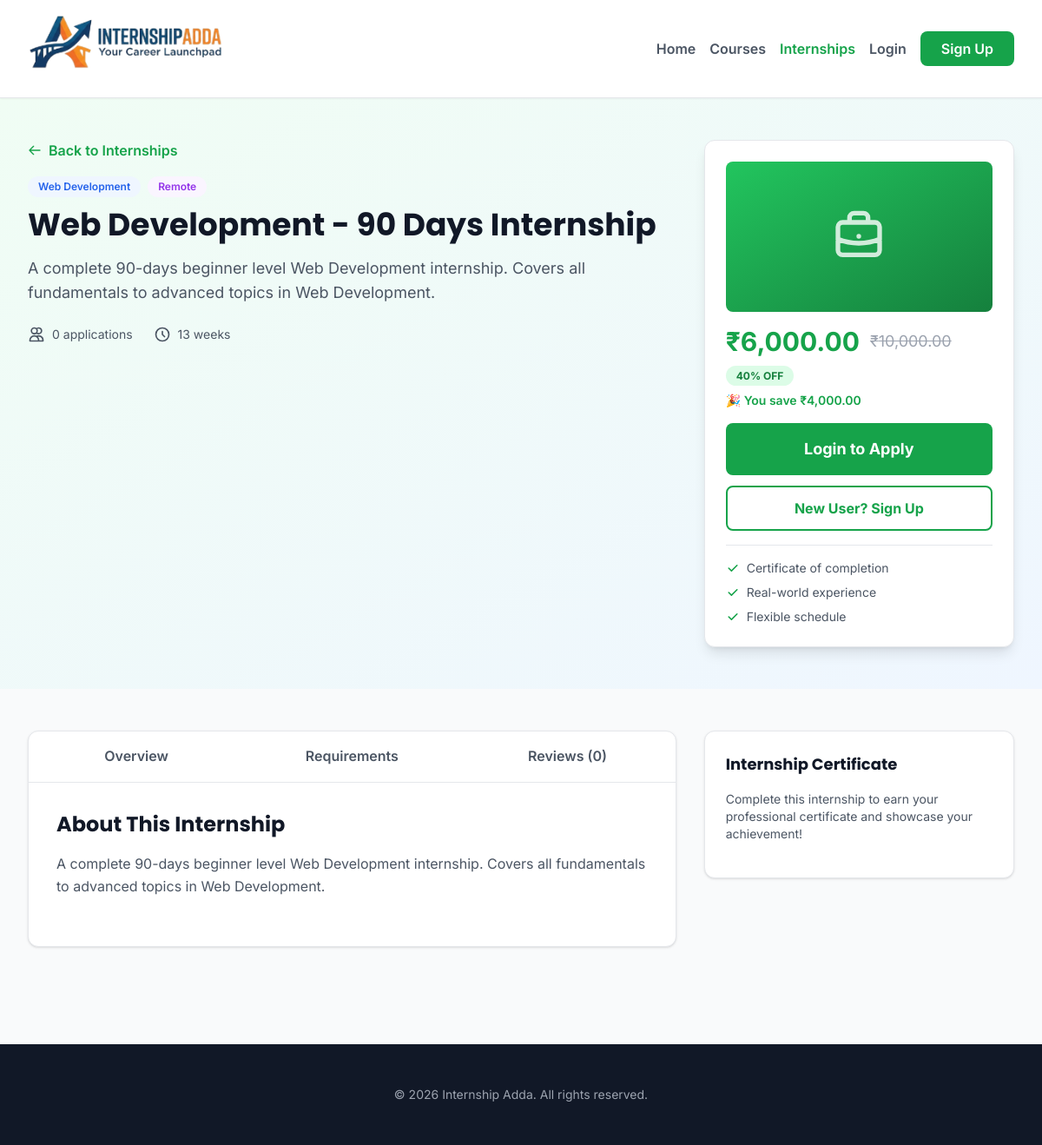
The page /public/internship-details.php?slug=web-developemt-complete-90-day-course-1781454225 on the database its author committed.
### tables this page shows
CREATE TABLE `internships` (
  `id` int(11) NOT NULL,
  `title` varchar(255) NOT NULL,
  `slug` varchar(255) NOT NULL,
  `description` text DEFAULT NULL,
  `company_name` varchar(255) DEFAULT NULL,
  `location` varchar(255) DEFAULT NULL,
  `duration` varchar(100) DEFAULT NULL,
  `stipend` decimal(10,2) DEFAULT 0.00,
  `mode` enum('Remote','Onsite','Hybrid') DEFAULT 'Remote',
  `duration_weeks` int(11) NOT NULL DEFAULT 4,
  `cover_image` varchar(255) DEFAULT NULL,
  `skill_level` enum('beginner','intermediate','advanced') DEFAULT 'beginner',
  `category` varchar(100) DEFAULT NULL,
  `is_active` tinyint(1) DEFAULT 1,
  `enrollment_limit` int(11) DEFAULT NULL,
  `price` decimal(10,2) DEFAULT 0.00,
  `discount_price` decimal(10,2) DEFAULT NULL,
  `discount_percentage` int(11) DEFAULT NULL,
  `requirements` text DEFAULT NULL,
  `responsibilities` text DEFAULT NULL,
  `benefits` text DEFAULT NULL,
  `what_you_learn` text DEFAULT NULL,
  `certificate_template_id` int(11) DEFAULT NULL,
  `created_at` timestamp NOT NULL DEFAULT current_timestamp(),
  `updated_at` timestamp NOT NULL DEFAULT current_timestamp() ON UPDATE current_timestamp()
);

### public/internship-details.php (the view, shortened to what the rows shown need)
<?php
$dbConfig = require __DIR__ . '/../app/config/database.php';
$dsn = sprintf("mysql:host=%s;port=%s;dbname=%s;charset=%s",
    $dbConfig['host'], $dbConfig['port'], $dbConfig['database'], $dbConfig['charset']
);
try {
    $db = new PDO($dsn, $dbConfig['username'], $dbConfig['password'], $dbConfig['options']);
} catch (PDOException $e) {
    die("Database connection failed: " . $e->getMessage());
}
$internshipSlug = $_GET['slug'] ?? null;
try {
    $stmt = $db->prepare("
        SELECT i.*,
               0 as total_applications,
               0 as avg_rating,
               0 as total_reviews
        FROM internships i
        WHERE i.slug = ? AND i.is_active = 1
    ");
    $stmt->execute([$internshipSlug]);
    $internship = $stmt->fetch();
} catch (PDOException $e) {
    die("Query failed: " . $e->getMessage());
}
$isFree = ($internship['price'] ?? 0) == 0;
$price = floatval($internship['price'] ?? 0);
$discountPrice = floatval($internship['discount_price'] ?? 0);
$hasDiscount = $discountPrice > 0 && $discountPrice < $price;
function safeText($text) {
    return htmlspecialchars_decode($text ?? '', ENT_QUOTES);
}
?>
<!DOCTYPE html>
<html lang="en">
<head>
    <script src="https://cdn.tailwindcss.com"></script>
</head>
<body class="bg-gray-50">
<section class="bg-gradient-to-br from-primary-50 to-blue-50 py-6 sm:py-8 lg:py-12">
    <div class="max-w-7xl mx-auto px-4 sm:px-6 lg:px-8">
        <div class="grid grid-cols-1 lg:grid-cols-3 gap-6 lg:gap-8">
            <div class="lg:col-span-2">
                <div class="mb-4">
                    <a href="/public/internships.php" class="text-primary-600 hover:text-primary-700 font-semibold inline-flex items-center gap-2 text-sm sm:text-base">
                    </a>
                </div>
                <div class="flex flex-wrap gap-2 mb-3">
                    <?php if (!empty($internship['category'])): ?>
                        <span class="text-xs font-semibold text-blue-600 bg-blue-50 px-3 py-1 rounded-full">
                            <?php echo safeText($internship['category']); ?>
                        </span>
                    <?php endif; ?>
                    <?php if (!empty($internship['mode'])): ?>
                        <span class="text-xs font-semibold text-purple-600 bg-purple-50 px-3 py-1 rounded-full">
                            <?php echo safeText($internship['mode']); ?>
                        </span>
                    <?php endif; ?>
                </div>
                <h1 class="text-2xl sm:text-3xl lg:text-4xl xl:text-5xl font-bold text-gray-900 mb-3 sm:mb-4">
                    <?php echo safeText($internship['title']); ?>
                </h1>
                <p class="text-base sm:text-lg text-gray-600 mb-4 sm:mb-6">
                    <?php echo safeText($internship['description']); ?>
                </p>
                <div class="flex flex-wrap items-center gap-4 sm:gap-6 text-xs sm:text-sm">
                    <div class="flex items-center gap-2 text-gray-600">
                    </div>
                    <?php if (!empty($internship['duration'])): ?>
                        <div class="flex items-center gap-2 text-gray-600">
                            <svg class="w-4 h-4 sm:w-5 sm:h-5" fill="none" stroke="currentColor" viewBox="0 0 24 24">
                                <path stroke-linecap="round" stroke-linejoin="round" stroke-width="2" d="M12 8v4l3 3m6-3a9 9 0 11-18 0 9 9 0 0118 0z"></path>
                            </svg>
                            <span><?php echo safeText($internship['duration']); ?></span>
                        </div>
                    <?php endif; ?>
                </div>
            </div>
            <div class="lg:col-span-1">
                <div class="bg-white rounded-xl shadow-lg p-4 sm:p-6 border border-gray-200 lg:sticky lg:top-24">
                    <div class="mb-4" id="priceContainer">
                        <?php if ($isFree): ?>
                            <div class="text-2xl sm:text-3xl font-bold text-green-600 mb-2">FREE</div>
                            <p class="text-gray-600 text-xs sm:text-sm">Apply at no cost</p>
                        <?php else: ?>
                            <?php if ($hasDiscount): ?>
                                <div id="discountedPriceSection">
                                    <div class="flex items-center gap-3 mb-2 flex-wrap">
                                        <div class="text-3xl font-bold text-green-600">₹<?php echo number_format($discountPrice, 2); ?></div>
                                        <div class="text-lg text-gray-400 line-through">₹<?php echo number_format($price, 2); ?></div>
                                    </div>
                                    <div class="mb-2">
                                        <span class="bg-green-100 text-green-700 px-3 py-1 rounded-full text-xs font-bold">
                                            <?php echo round((($price - $discountPrice) / $price) * 100); ?>% OFF
                                        </span>
                                    </div>
                                    <p class="text-green-600 text-sm font-semibold">
                                        🎉 You save ₹<?php echo number_format($price - $discountPrice, 2); ?>
                                    </p>
                                </div>
                            <?php endif; ?>
                        <?php endif; ?>
                    </div>
                </div>
            </div>
        </div>
    </div>
</section>
<section class="max-w-7xl mx-auto px-4 sm:px-6 lg:px-8 py-8 sm:py-12">
    <div class="grid grid-cols-1 lg:grid-cols-3 gap-6 lg:gap-8">
        <div class="lg:col-span-2">
            <div class="bg-white rounded-xl shadow border border-gray-200 overflow-hidden">
                <div class="p-8">
                    <div id="overview-tab" class="tab-content active">
                        <h2 class="text-2xl font-bold text-gray-900 mb-4">About This Internship</h2>
                        <p class="text-gray-600 leading-relaxed mb-6">
                            <?php echo nl2br(safeText($internship['description'])); ?>
                        </p>
                    </div>
                </div>
            </div>
        </div>
    </div>
</section>
</body>
</html>

### rows shown on the page
internships: category "Web Development", mode "Remote", title "Web Development - 90 Days Internship", description "A complete 90-days beginner level Web Development internship. Covers all fundamentals to advanced topics in Web Development.", duration "13 weeks", discount_price "6,000.00", price "10,000.00", (($price - $discountPrice) / $price) * 100 "40", $price - $discountPrice "4,000.00"

### other values the page prints
$internship['total_applications'] "0"
count($reviews) "0"
